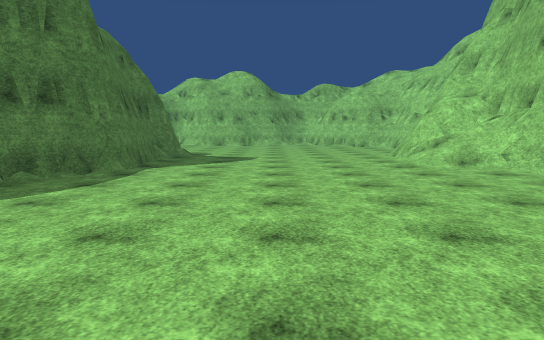
[1] (above)

16 first-person views from a walk through a scene from a Unity 3-D project. The camera is 1.5 m above the floor, tilts 6° down and sees 70° across. The floor is counted in squares, 2 m on a side. Each view is taken from the middle of a square. On the plan, view 1 faces up. The plan holds only what a view shows up to about 12 squares ahead; the rest is blank. The place goes on beyond the plan. Surface patterns are stand-ins for the level's own textures.

[2]
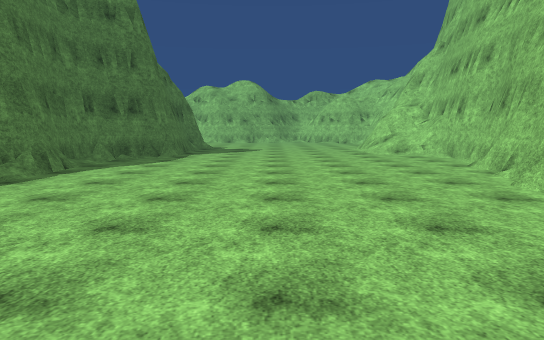

[3]
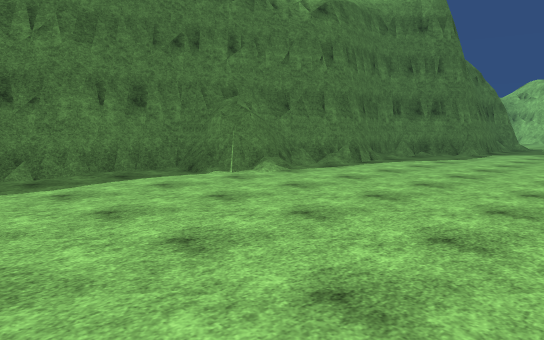

[4]
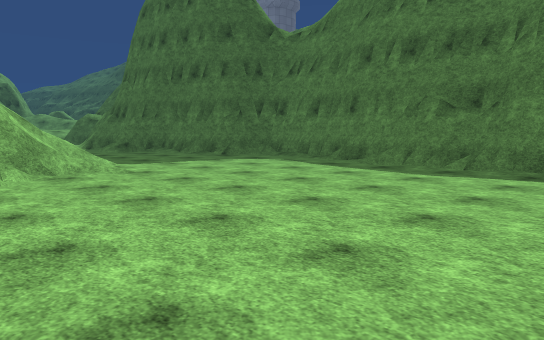

[5]
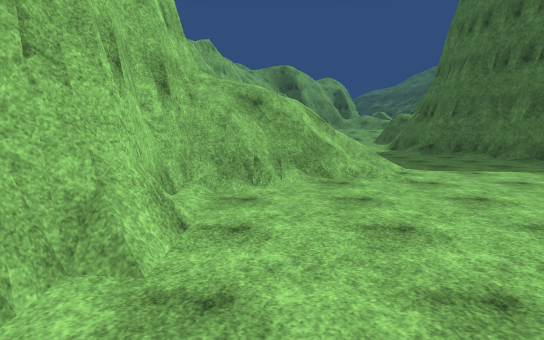

[6]
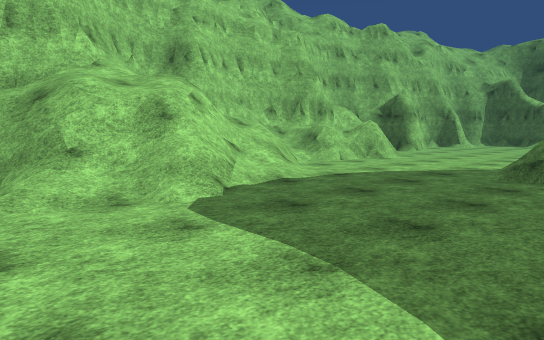

[7]
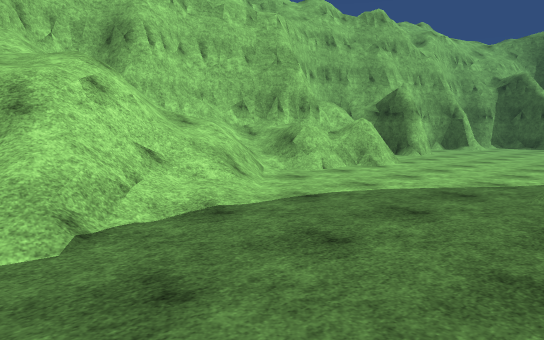

[8]
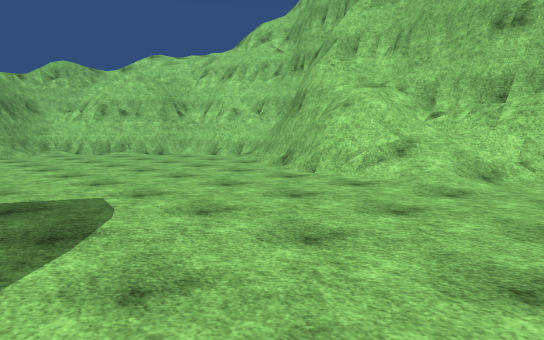

[9]
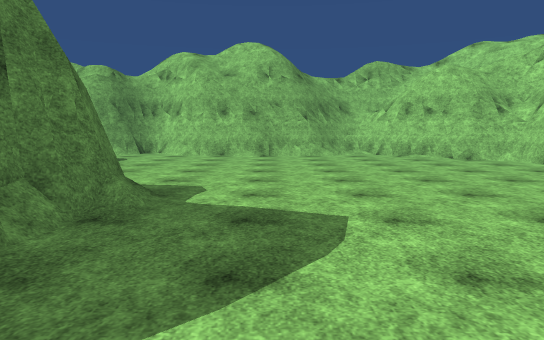

[10]
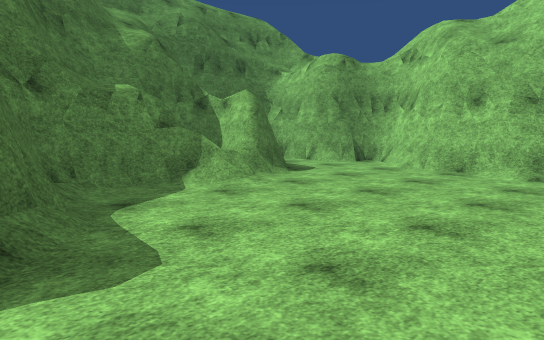

[11]
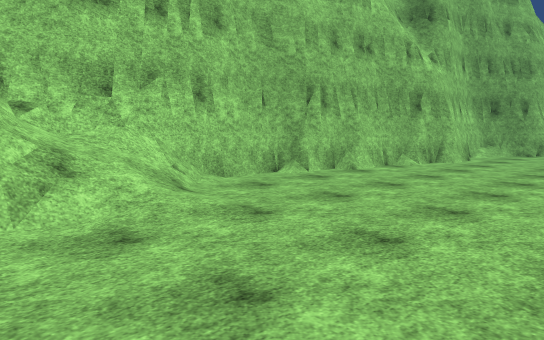

[12]
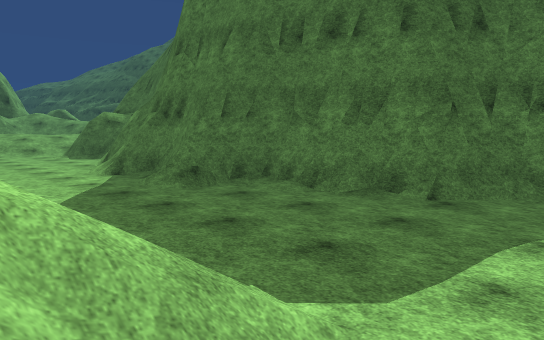

[13]
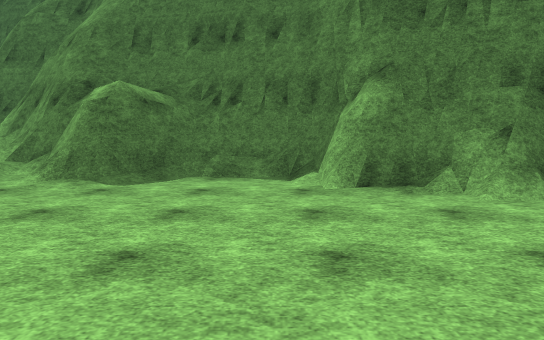

[14]
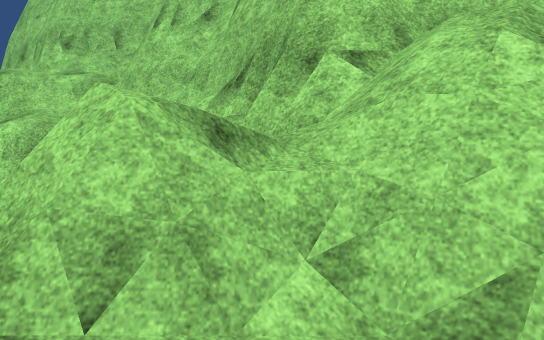

[15]
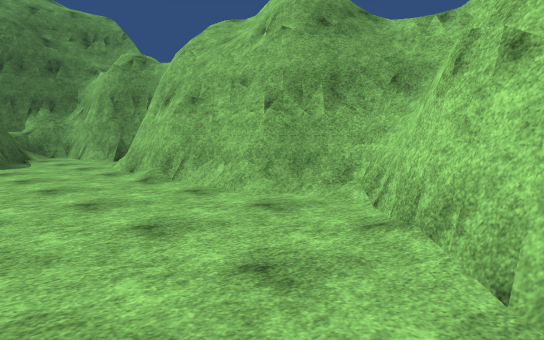

[16]
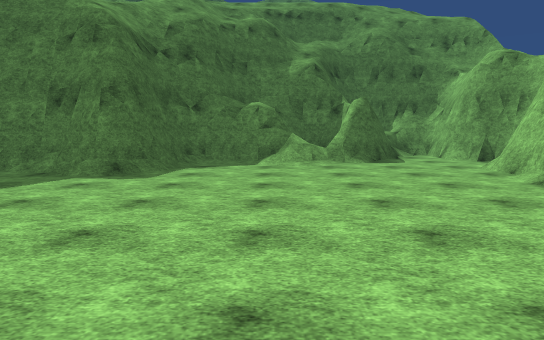

### Floor plan
Key: @ floor where view 1 was taken; # wall or solid block; . floor; / step, stairs or slope; = window, fence, low wall or low ledge.
Columns run from 7 left of view 1 to 6 right of it. Each row starts with its distance up from view 1.
 19 ###########
 18 #...###...##
 17 ##.........##
 16 ###.........#
 15  #=.........##
 14  ##........./#
 13   #.........##
 12   ##/......###
 11    ##......###
 10     #...../==#
  9     #....../##
  8     #.....//#
  7    ##.......#
  6    #........#
  5    /........#
  4   #/........#
  3   #/.......##
  2   #/.......#
  1   #........#
  0  ##/...@...#
 -1  #/........#
 -2  #.........#
 -3  #.......###
 -4  #.......##
 -5  #.......#
 -6  #.......#
 -7  /....../##
 -8 #/....//=/#
 -9  /..../=//#
-10  #/...=///##
-11  ##.../=///#
-12   #....///##
-13   #....///##
-14   ##....///#
-15    #....=/##
-16    #...///#
-17   ##...=/##
-18  ###....==#
-19  #.......#=
-20  #......##
-21  ##......

Where each view was taken, in squares from view 1:
view 1: 0 up, 0 right, facing up
view 2: 4 down, 0 right, facing up
view 3: 5 down, 1 right, facing up-left
view 4: 1 down, 2 right, facing down-left
view 5: 2 down, 1 right, facing down
view 6: 7 down, 5 left, facing down-right
view 7: 9 down, 4 left, facing down-right
view 8: 6 up, 2 left, facing up-right
view 9: 7 up, 1 left, facing up
view 10: 11 up, 0 right, facing up-left
view 11: 10 up, 0 right, facing down-right
view 12: 8 down, 0 right, facing down-left
view 13: 19 down, 1 right, facing left
view 14: 19 down, 0 right, facing up-right
view 15: 15 up, 4 right, facing up-left
view 16: 14 up, 4 right, facing left
